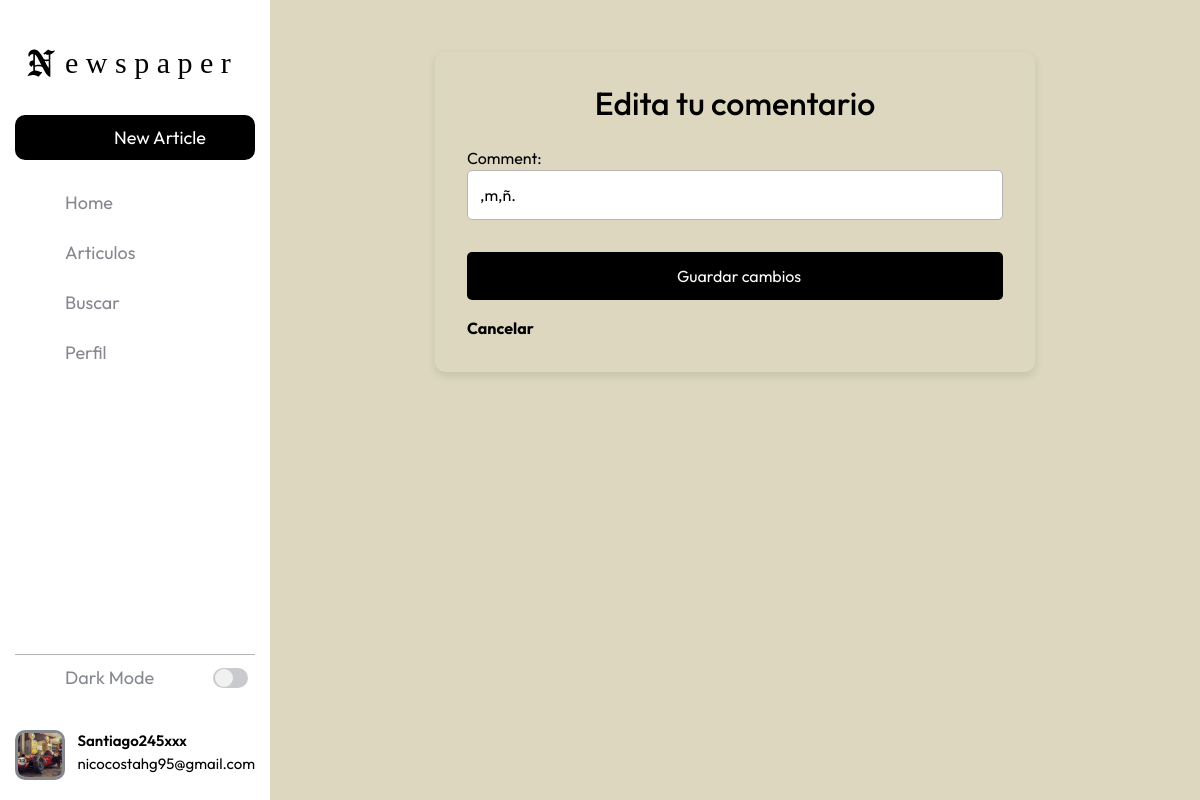
The app's page /articles/comment/13/edit/ (signed in) with its own data.
### accounts/models.py (models this page shows, shortened)
class CustomUser(AbstractUser):
    age = models.PositiveIntegerField(null=True, blank=True)

class Profile(models.Model):
    user = models.OneToOneField(settings.AUTH_USER_MODEL, on_delete=models.CASCADE)
    profile_picture = models.ImageField(upload_to='profile_pics/', default='default.jpg')
    followers = models.ManyToManyField(settings.AUTH_USER_MODEL, related_name="followers", blank=True)

### articles/models.py (models this page shows, shortened)
class Comment(models.Model):
    article = models.ForeignKey(Article, on_delete=models.CASCADE,)
    comment = models.CharField(max_length=140)
    author = models.ForeignKey(settings.AUTH_USER_MODEL, on_delete=models.CASCADE,)

### articles/views.py (the view)
# urls.py: path('comment/<int:pk>/edit/', CommentUpdateView.as_view(), name='comment_edit'),
class CommentUpdateView(LoginRequiredMixin, UserPassesTestMixin, UpdateView):
    model = Comment
    fields = ['comment']  # Solo permitimos editar el texto del comentario
    template_name = 'comment_edit.html'
    success_url = reverse_lazy('article_list')  # Redirigir después de la edición
    def test_func(self):
        comment = self.get_object()
        return self.request.user == comment.author  # Permitir solo si es el autor

### templates/comment_edit.html (shortened to what this page needs)
{% extends 'base.html' %}
{% block content %}
<div class="edit-comment-container">
  <h2>Edita tu comentario</h2>
  <form method="post" class="edit-comment-form">
    {{ form.as_p }}
    <button type="submit" class="submit-button">
      Guardar cambios
    </button>
  </form>
  <a href="{% url 'article_detail' object.article.pk %}" class="cancel-link">
     Cancelar
  </a>
</div>
{% endblock %}

### templates/base.html (shortened to what this page needs)
<!DOCTYPE html>
{% load static %}
<html lang="en">
    <head>
        <link rel="stylesheet" href="{% static 'css/base.css' %}">
        <link rel="stylesheet" href="{% static 'css/article_list.css' %}">
        <link rel="stylesheet" href="{% static 'css/update_profile_picture.css' %}">
        <link rel="stylesheet" href="{% static 'css/article_edit.css' %}">
        <link rel="stylesheet" href="{% static 'css/profile.css' %}">
        <link rel="stylesheet" href="{% static 'css/home.css' %}">
        <link rel="stylesheet" href="{% static 'css/detail.css' %}">
        <link rel="stylesheet" href="{% static 'css/comment_edit.css' %}">
        <link rel="stylesheet" href="{% static 'css/article_new.css' %}">
        <link rel="stylesheet" href="{% static 'css/password_change.css' %}">
        <link rel="stylesheet" href="{% static 'css/password_change_successful.css' %}">
        <link rel="stylesheet" href="{% static 'css/login.css' %}">
        <link rel="stylesheet" href="{% static 'css/signup.css' %}">
        <link rel="stylesheet" href="{% static 'css/delete_article.css' %}">
        {% load bootstrap5 %}
        {% bootstrap_css %}
    </head>
    <body>
        <div class="barra-lateral">
            <div>
                <div class="nombre-pagina">
                    <span>e w s p a p e r</span>
                </div>
                    <a class="boton" href="{% url 'article_new' %}">
                        <span>New Article</span>
                    </a>
            </div>
            <nav class="navegacion">
                <ul>
                    <li>
                        <a href="{% url 'home' %}">
                            <span>Home</span>
                        </a>
                    </li>
                    {% if user.is_authenticated %}
                    <li>
                        <a href="{% url 'article_list' %}">
                            <span>Articulos</span>
                        </a>
                    </li>
                    <li>
                        <a href="#" id="search-link">
                            <span>Buscar</span>
                        </a>
                    </li>
                    <li>
                        <a href="{% url 'profile' username=user.username %}">
                            <span>Perfil</span>
                        </a>
                    </li>
                    {% endif %}
                </ul>
            </nav>
            <div>
                <div class="linea"></div>
                <div class="modo-oscuro">
                    <div class="info">
                        <span>Dark Mode</span>
                    </div>
                    <div class="switch">
                        <div class="base">
                            <div class="circulo">
                            </div>
                        </div>
                    </div>
                </div>
                {% if user.is_authenticated %}
                    <a href="{% url 'profile' username=user.username %}" class="usuario">
                        {% if user.profile.profile_picture %}
                            <img src="{{ user.profile.profile_picture.url }}" alt="Foto de perfil" width="100">
                        {% else %}
                            <img src="/media/profile_pics/default.jpg" alt="Foto de perfil predeterminada" width="100">
                        {% endif %}
                        <div class="info-usuario">
                            <div class="nombre-email">
                                <span class="nombre">{{ user.username }}</span>
                                <span class="email">{{ user.email }}</span>
                            </div>
                        </div>
                    <a>
                {% endif %}
            </div>
        </div>
        <main>
            <section class="contenido">
                {% block content %}
                {% endblock content %}
            </section>
        </main>
    </body>
</html>

### static/css/base.css (style rules this page uses)
:root { --color-de-fondo: rgb(220, 215, 190, 1); --color-de-contenido: rgb(220, 215, 190, 1); --color-barra-lateral: rgb(255,255,255); --color-texto: rgb(0,0,0); --color-texto-menu: rgb(134,136,144); --color-menu-hover:rgb(238,238,238); --color-menu-hover-texto:rgb(0,0,0); --color-boton: rgb(0,0,0); --color-boton-texto:rgb(255,255,255); --color-linea: rgb(180, 180, 180); --color-switch-base: rgb(201,202,206); --color-switch-circulo: rgb(241,241,241); --color-scroll: rgb(192,192,192); --color-scroll-hover: rgb(134,134,134); --color-serch-input: rgb(255,255,255 ) ; --color-serch-lupa: rgb(0,0,0); --color-serch-x: rgba(2, 2, 2, 0); --color-serch-x-hover: rgba(201, 201, 204, 0.525); --color-serch-icon-x-hover: rgba(255,255,255); --color-card-header: rgba(249, 246, 246, 0.929); --color-card-comentarios: rgba(255, 255, 255, 0.93); --color-boton-verdadero: rgb(10, 198, 98); }
* { margin: 0; padding: 0; box-sizing: border-box; font-family: "Outfit", serif; }
body { height: 100%; width:100%; }
.barra-lateral { position: fixed; display: flex; flex-direction: column; justify-content: flex-start; z-index: 50; height: 100%; overflow: hidden; width: 270px; padding: 20px 15px; background-color: var(--color-barra-lateral); transition: width 0.5s ease, background-color 0.5s ease, left 0.5s ease; }
.barra-lateral span { font-size: 18px; opacity: 1; text-wrap: nowrap; transition: opacity 0.5s ease,width 0.5s ease; }
.barra-lateral .nombre-pagina span { font-family: "English Towne", serif; font-size: 30px; text-wrap: nowrap; margin-left: 0px; }
.barra-lateral .nombre-pagina { width: 100%; height:45px; color: var(--color-texto); margin-top: 20px; margin-bottom: 30px; display:flex; align-items: center; }
#cloud { min-width: 50px; width: 50px; height: 40px; cursor: pointer; color: var(--color-texto); }
.barra-lateral .boton { width: 100%; height: 45px; margin-bottom: 20px; display: flex; align-items: center; justify-content: center; border: none; border-radius: 10px; text-decoration: none; background-color: var(--color-boton); color: var(--color-boton-texto); cursor: pointer; }
.barra-lateral .navegacion { height: 100%; overflow-y: auto; overflow-x: hidden; }
.barra-lateral .navegacion ul { margin: 0; padding: 0; }
.barra-lateral .navegacion li { list-style: none; display: flex; margin-bottom: 5px; }
.barra-lateral .navegacion a { width: 100%; height: 45px; display: flex; align-items: center; text-decoration: none; border-radius: 10px; color: var(--color-texto-menu); }
.barra-lateral .linea { width: 100%; height: 1px; background-color: var(--color-linea); }
.barra-lateral .modo-oscuro { width: 100%; border-radius: 10px; display: flex; justify-content: space-between; margin-bottom: 30px; }
.barra-lateral .modo-oscuro .info { width: 150px; height: 45px; overflow: hidden; display: flex; align-items: center; color: var(--color-texto-menu); }
.barra-lateral .switch { display: flex; align-items: center; justify-content: center; min-width: 50px; height: 45px; cursor: pointer; }
.barra-lateral .modo-oscuro .base { position: relative; display: flex; align-items: center; width: 35px; height: 20px; background-color: var(--color-switch-base); border-radius: 50px; }
.barra-lateral .modo-oscuro .circulo { position: absolute; width: 18px; height: 90%; background-color: var(--color-switch-circulo); border-radius: 50%; left: 2px; transition: left 0.5s ease; }
.barra-lateral .usuario { width: 100%; display: flex; text-decoration: none; }
.barra-lateral .usuario img { border: 3px solid var(--color-texto-menu); width: 50px; height: 50px; min-width: 50px; border-radius: 10px; object-fit: cover; margin-right: 10px; }
.barra-lateral .usuario .info-usuario { width: 100%; display: flex; align-items: center; justify-content: space-between; color: var(--color-texto); overflow: hidden; flex-direction: column; }
.barra-lateral .usuario .nombre-email { width: 100%; display: flex; flex-direction: column; margin-left: 5px; }
.barra-lateral .usuario .nombre { font-size: 15px; font-weight: 600; }
.barra-lateral .usuario .email { font-size: 15px; }
main { margin-left: 270px; padding: 20px; transition: margin-left 0.5s ease; position: relative; background-color: var(--color-de-fondo); min-height: 100vh; box-sizing: border-box; }
.contenido { transition: margin-top 0.3s ease-in-out; background-color: var(--color-de-contenido); justify-content: flex-start; display: flex; flex-direction: column; }

### records on screen
CustomUser: profile.profile_picture (picture), username "Santiago245xxx", email "nicocostahg95@gmail.com"
Comment: comment ",m,ñ."
